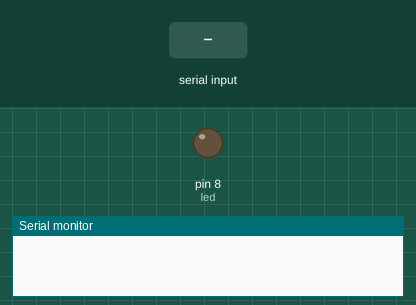
A sketch run on a simulated Arduino Uno, built with avr-gcc and run on an emulated ATmega328P. Shown: output pins drawn as LEDs (lit = HIGH), the last lines printed to the serial monitor. The inputs (shaded band) are chosen by the test bench.

Above: at 1.2 s.
1.3 s: "1\n" received over Serial
At 2.5 s:
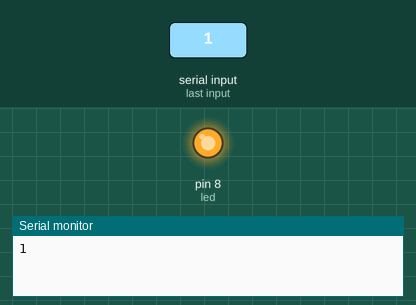
2.8 s: "0\n" received over Serial
At 3.7 s:
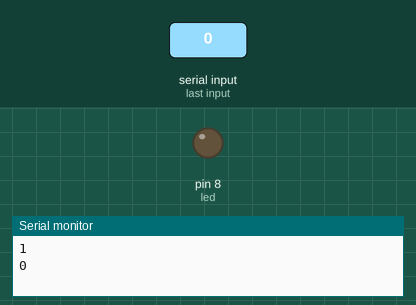
Timing chart, 0 to 5.8 s (numbered marks = the images above; inputs shaded):
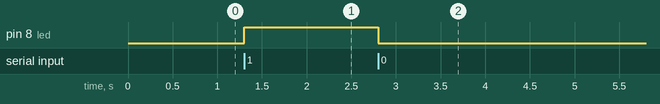

The sketch:

Program023Bluetooth_LED.ino
```cpp
char ins=0;
int led=8;

void setup() {
  pinMode(led, OUTPUT);
  Serial.begin(9600);
}

void loop() {
  while(Serial.available()>0){
    ins= Serial.read();
    Serial.print(ins);
    Serial.print("\n");

    if(ins=='1'){
      digitalWrite(led, HIGH);
    }

    else if(ins=='0'){
      digitalWrite(led, LOW);
    }
  }
}
```

Measured:
- after the input at 1.3 s, pin 8 (led): LOW → HIGH at once
- after the input at 2.8 s, pin 8 (led): HIGH → LOW at once
